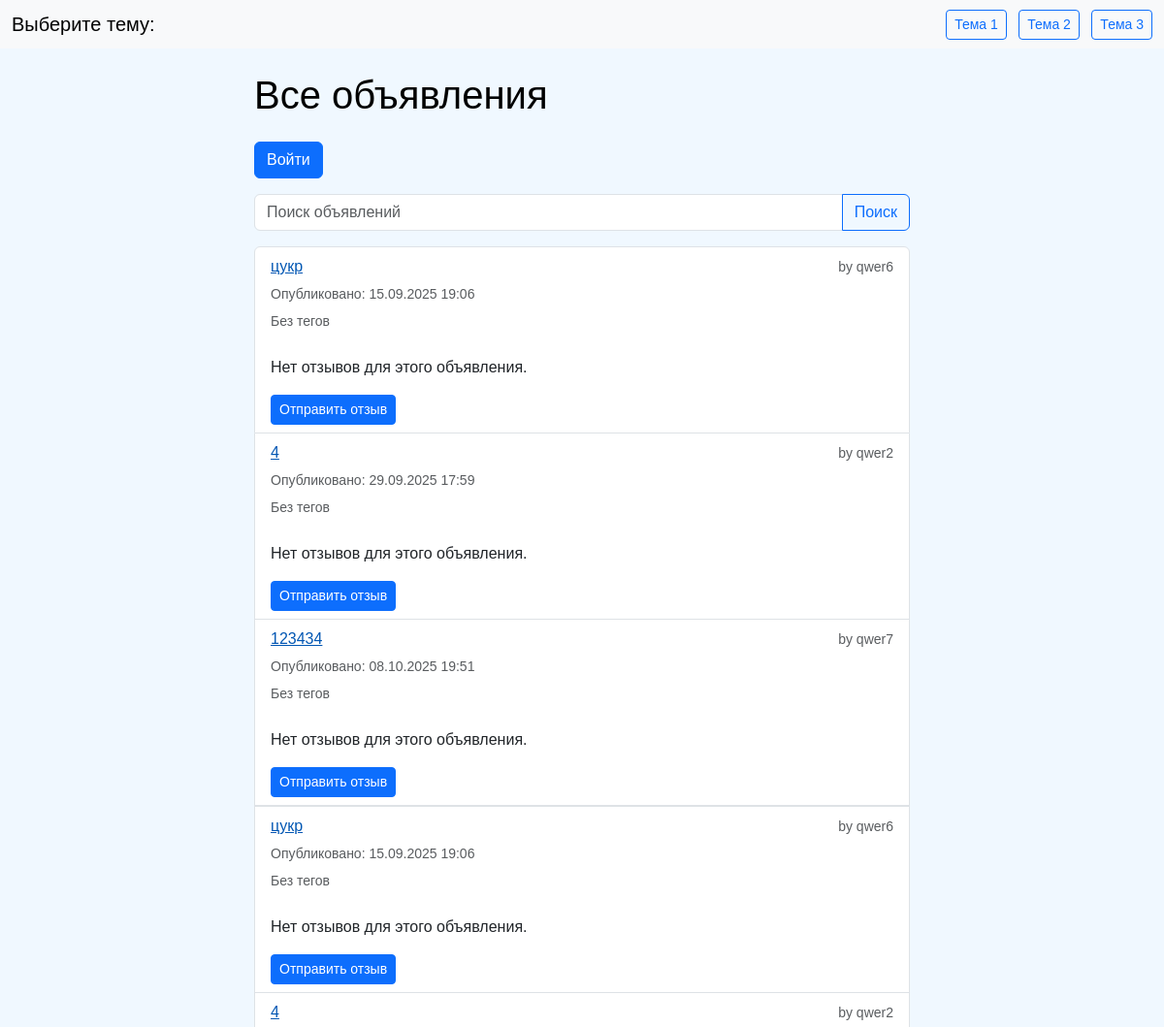
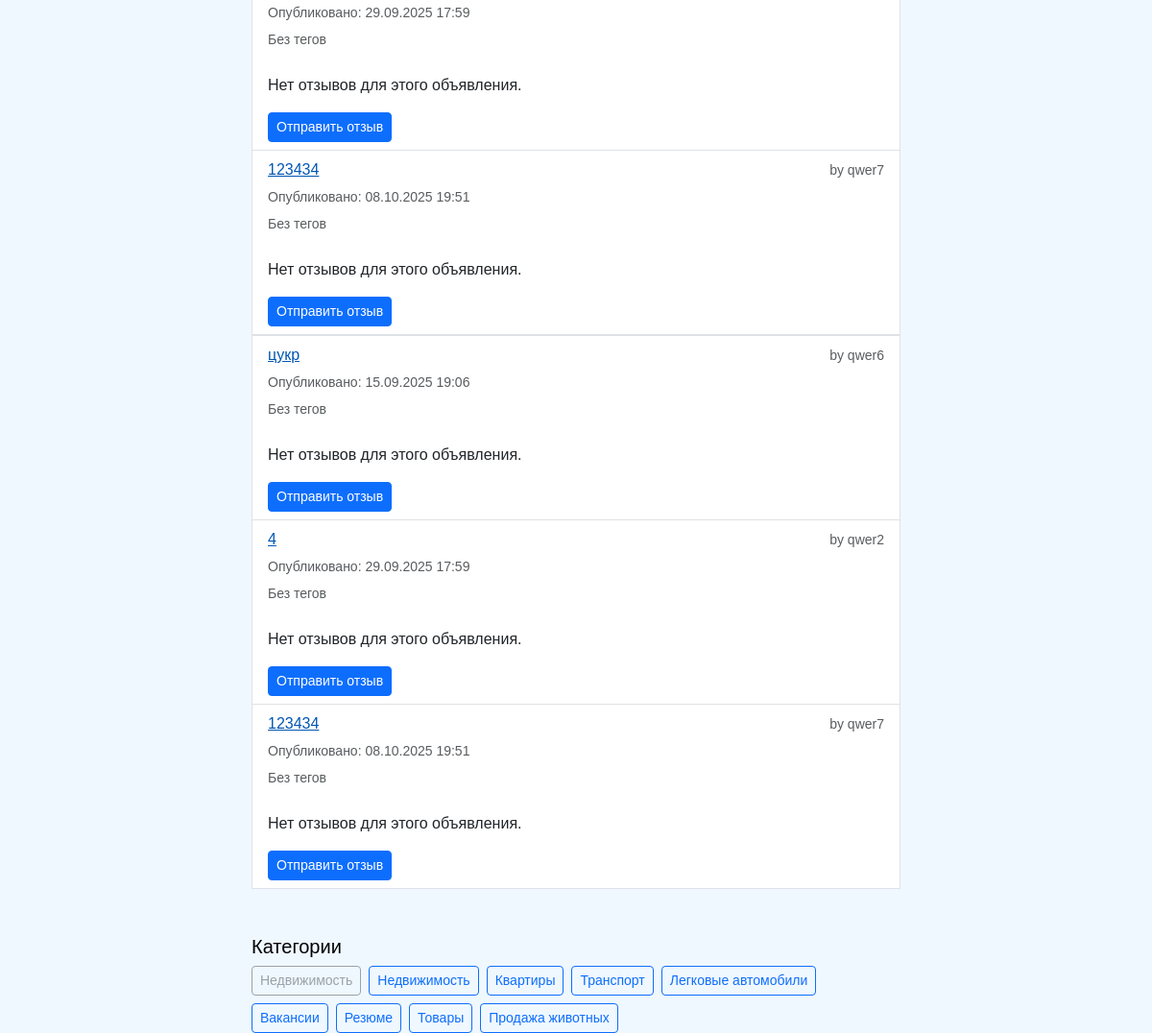
The app's page /ads/category/prodazha-zhivotnyh/, older data (2 pictures, top to bottom).
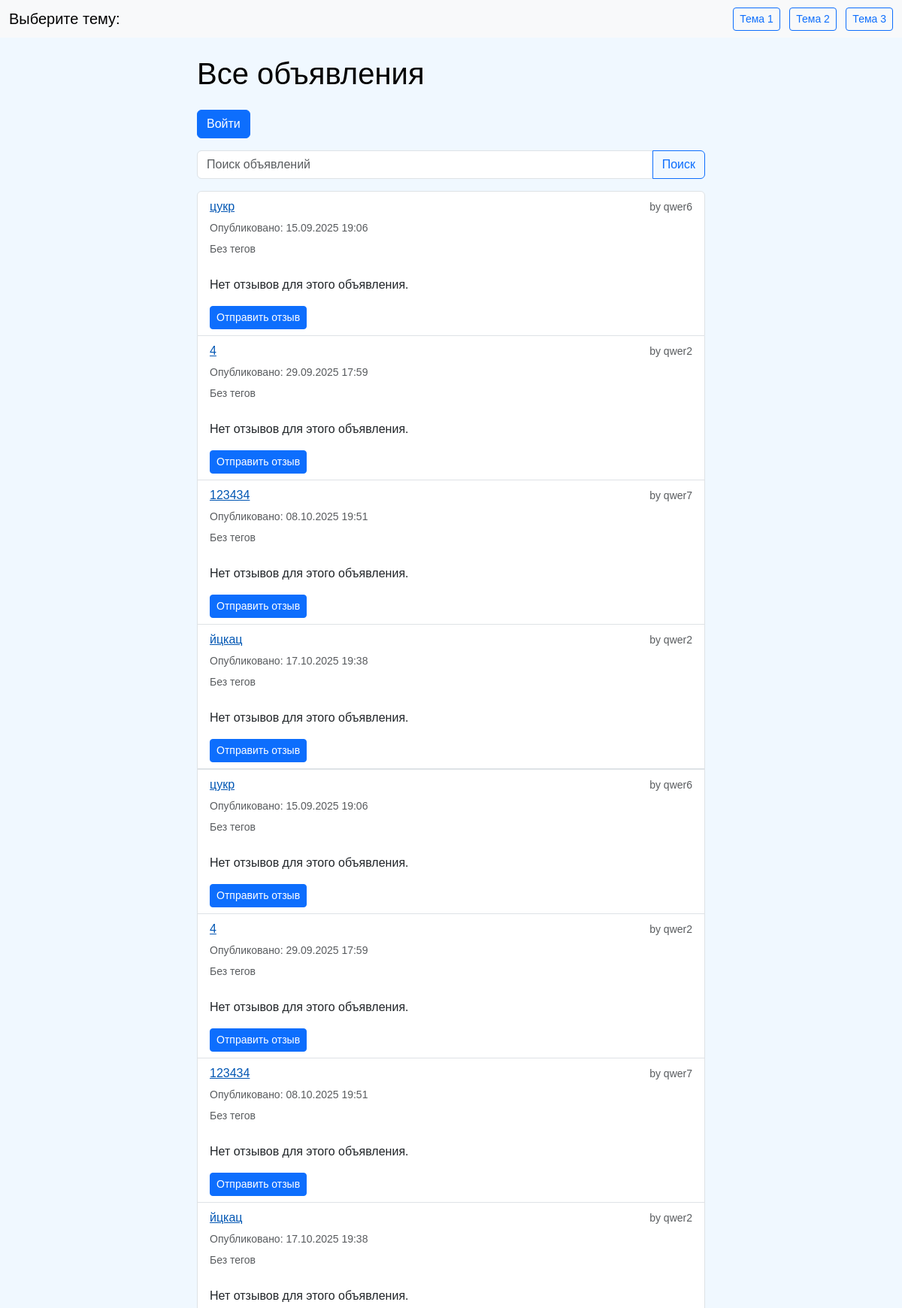
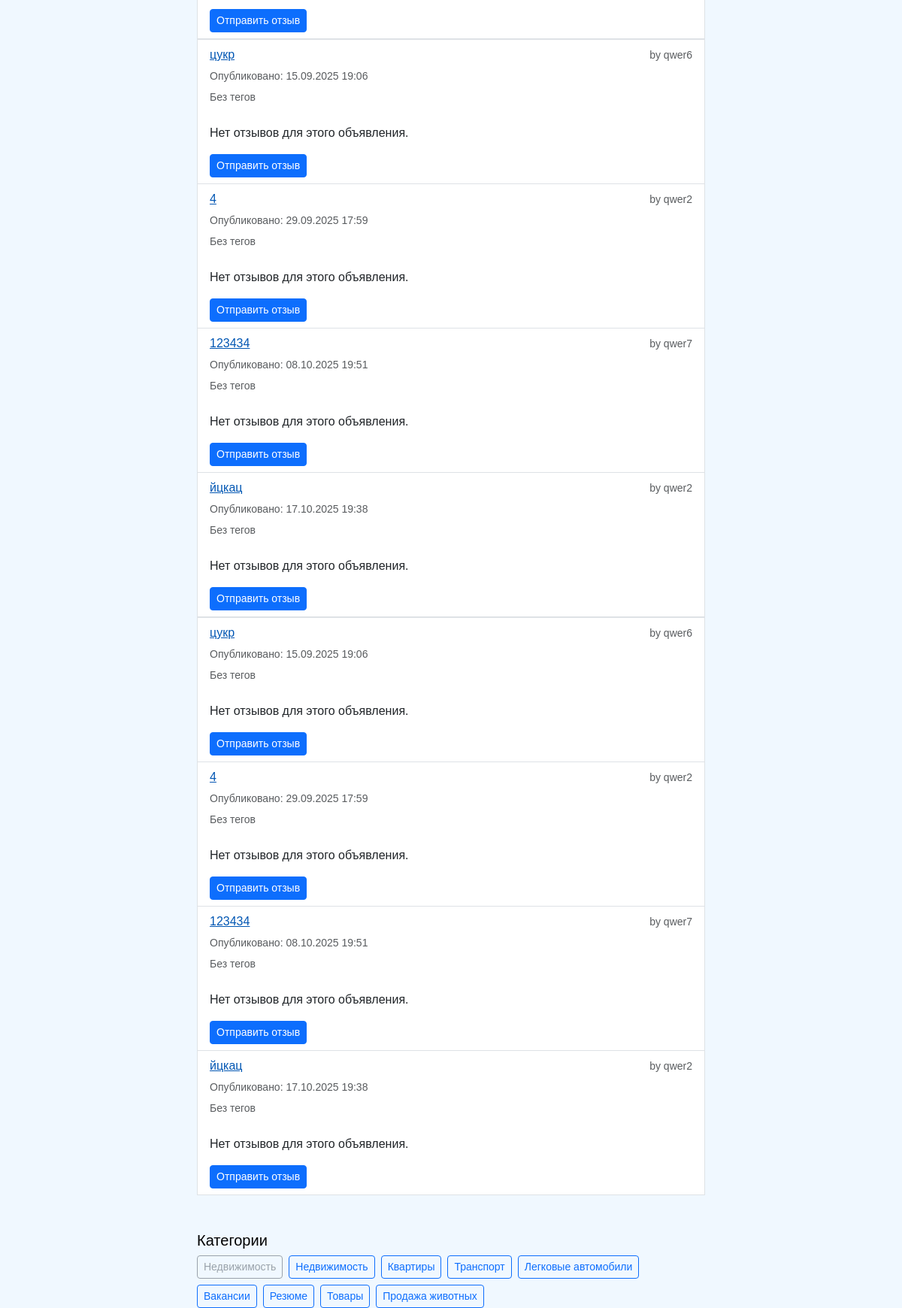
The same page, newer data (2 pictures, top to bottom).
### ads/models.py (models this page shows, shortened)
class Ad(models.Model):
    bookmarks = models.ManyToManyField(settings.AUTH_USER_MODEL, related_name='bookmarked_ads', blank=True)
    views = models.PositiveIntegerField(default=0)  # счетчик просмотров
    updated_at = models.DateTimeField(auto_now=True)
    tags = models.ManyToManyField('Tag', blank=True, related_name='ads')
    title = models.CharField("Заголовок", max_length=255)
    description = models.TextField("Описание")
    price = models.DecimalField("Цена", max_digits=10, decimal_places=2)
    city = models.CharField("Город", max_length=100)
    author = models.ForeignKey(
        settings.AUTH_USER_MODEL,
        on_delete=models.CASCADE,
        related_name='ads',
        verbose_name="Автор"
    )
    category = models.ForeignKey(
        Category,
        on_delete=models.SET_NULL,
        null=True,
        blank=True,
        related_name='ads',
        verbose_name="Категория"
    )
    slug = models.SlugField(max_length=255, null=True, blank=True, unique=True)
    created_at = models.DateTimeField("Дата создания", auto_now_add=True)

class Category(models.Model):
    name = models.CharField("Название категории", max_length=100)
    slug = models.SlugField(max_length=100, unique=True)

### accounts/models.py (models this page shows)
class User(AbstractUser):
    pass

### ads/views.py (the view)
# urls.py: path('category/<slug:slug>/', views.ads_by_category, name='ads_by_category'),
def ads_by_category(request, slug):
    category = get_object_or_404(Category, slug=slug)
    ads = Ad.objects.filter(category=category)
    categories = Category.objects.all()
    context = {
        'ads': ads,
        'categories': categories,
        'current_category': category,
    }
    return render(request, 'ads/ad_list.html', context)

### ads/templatetags/my_filters.py (called while the page is built)
@register.filter
def local_time(value, format_string="N j, Y, P"):
    if not value:
        return ""
    local_dt = timezone.localtime(value)
    return local_dt.strftime(format_string)

### ads/templates/ads/ad_list.html (shortened to what this page needs)
{% extends 'ads/base.html' %}
{% load static %}
{% load my_filters %}
{% block styles %}
    {{ block.super }}
{% endblock %}
{% block content %}
<div class="container mt-4" style="max-width: 700px;">
    <h1 class="mb-4">Все объявления</h1>
    <div class="mb-3">
        {% if user.is_authenticated %}
            <a href="{% url 'ad_create' %}" class="btn btn-success me-2">Создать новое объявление</a>
            <a href="{% url 'my_ads' %}" class="btn btn-info">Мои объявления</a>
            <a href="{% url 'password_change' %}" class="btn btn-secondary">Сменить пароль</a>
        {% else %}
            <a href="{% url 'login' %}" class="btn btn-primary">Войти</a>
        {% endif %}
    </div>
    <form method="get" class="input-group mb-3">
        <input type="text" name="q" class="form-control" placeholder="Поиск объявлений" value="{{ request.GET.q|default_if_none:'' }}">
        <button class="btn btn-outline-primary" type="submit">Поиск</button>
    </form>
    <ul class="list-group" id="ad-list">
        {% for ad in ads %}
            {% include 'ads/_ad_items.html' %}
        {% empty %}
            <li class="list-group-item">Объявлений нет.</li>
        {% endfor %}
    </ul>
    <div class="mt-5">
        <h5>Категории</h5>
        {% if categories %}
            <div class="d-flex flex-wrap gap-2">
                {% for category in categories %}
                    {% if category.slug %}
                        <a href="{% url 'ads_by_category' slug=category.slug %}" class="btn btn-outline-primary btn-sm">{{ category.name }}</a>
                    {% else %}
                        <span class="btn btn-outline-secondary btn-sm disabled" title="Slug отсутствует">{{ category.name }}</span>
                    {% endif %}
                {% endfor %}
            </div>
        {% else %}
            <p>Категории не найдены.</p>
        {% endif %}
    </div>
</div>
{% endblock %}

### ads/templates/ads/_ad_items.html (shortened to what this page needs)
{% load my_filters %}
{% load static %}
{% for ad in ads %}
<li class="list-group-item" data-ad-id="{{ ad.id }}" data-ad-slug="{{ ad.slug }}">
  <div class="d-flex flex-column">
    <div class="d-flex justify-content-between align-items-center mb-1">
      {% if ad.slug %}
        <a href="{% url 'ad_detail' slug=ad.slug %}">{{ ad.title }}</a>
      {% else %}
        {{ ad.title }} <small class="text-danger">(нет ссылки: отсутствует slug)</small>
      {% endif %}
      <small class="text-muted">by {{ ad.author.username }}</small>
    </div>
    <div class="mb-1">
      <small class="text-muted">Опубликовано: {{ ad.created_at|local_time:"%d.%m.%Y %H:%M" }}</small>
    </div>
    <div class="mb-2">
      {% if ad.tags.all|length > 0 %}
        {% for tag in ad.tags.all %}
          <a href="{% url 'ads_by_tag' slug=tag.slug %}" class="badge bg-secondary text-decoration-none me-1">{{ tag.name }}</a>
        {% endfor %}
      {% else %}
        <small class="text-muted">Без тегов</small>
      {% endif %}
    </div>
  </div>
  <div id="reviews-container-{{ ad.slug }}" class="mt-3">
    {% include 'ads/reviews_list.html' with reviews=ad.reviews.all %}
  </div>
  <form id="review-form-{{ ad.slug }}" data-ads-slug="{{ ad.slug }}" class="review-form mt-2">
    <button type="submit" class="btn btn-sm btn-primary">Отправить отзыв</button>
  </form>
</li>
{% empty %}
<li class="list-group-item">Объявлений нет.</li>
{% endfor %}

### ads/templates/ads/reviews_list.html
{% load my_filters %}
{% for review in reviews %}
<div class="review-item mb-2 p-2 border rounded">
    <div class="d-flex justify-content-between">
        <strong>{{ review.author.username }}</strong>
        <small class="text-muted">{{ review.created_at|local_time:"%d.%m.%Y %H:%M" }}</small>
    </div>
    <div>
        <p>{{ review.text }}</p>
    </div>
</div>
{% empty %}
<p>Нет отзывов для этого объявления.</p>
{% endfor %}

Row changes from the older to the newer data that the page shows:
added Ad: title "йцкац", author.username "qwer2", created_at|local_time "17.10.2025 19:38", shows "Без тегов", Ad (title "цукр", author.username "qwer6", created_at|local_time "15.09.2025 19:06", shows "Без тегов"), Ad (title "4", author.username "qwer2", created_at|local_time "29.09.2025 17:59", shows "Без тегов"), Ad (title "123434", author.username "qwer7", created_at|local_time "08.10.2025 19:51", shows "Без тегов")
